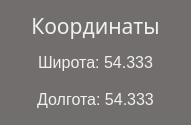
    <widget class="QFrame" name="weather_0_coords">
     <property name="geometry">
      <rect>
       <x>710</x>
       <y>140</y>
       <width>191</width>
       <height>125</height>
      </rect>
     </property>
     <property name="styleSheet">
      <string notr="true">background: #726E6E;
border-radius: 10px;</string>
     </property>
     <property name="frameShadow">
      <enum>QFrame::Raised</enum>
     </property>
     <layout class="QGridLayout" name="gridLayout_10">
      <item row="0" column="0">
       <layout class="QGridLayout" name="weather_0_coords_layout">
        <property name="leftMargin">
         <number>0</number>
        </property>
        <property name="topMargin">
         <number>0</number>
        </property>
        <property name="rightMargin">
         <number>0</number>
        </property>
        <property name="bottomMargin">
         <number>0</number>
        </property>
        <item row="0" column="0">
         <widget class="QLabel" name="weather_0_coords_title">
          <property name="font">
           <font>
            <family>Yu Gothic UI Semibold</family>
            <pointsize>16</pointsize>
           </font>
          </property>
          <property name="styleSheet">
           <string notr="true">color: rgba(255, 255, 255, 0.9);</string>
          </property>
          <property name="text">
           <string>Координаты</string>
          </property>
          <property name="alignment">
           <set>Qt::AlignCenter</set>
          </property>
         </widget>
        </item>
        <item row="1" column="0">
         <widget class="QLabel" name="weather_0_coords_lat">
          <property name="font">
           <font>
            <family>Yu Gothic UI</family>
            <pointsize>12</pointsize>
           </font>
          </property>
          <property name="styleSheet">
           <string notr="true">color: rgba(255, 255, 255, 0.9);</string>
          </property>
          <property name="text">
           <string>Широта: 54.333</string>
          </property>
          <property name="alignment">
           <set>Qt::AlignCenter</set>
          </property>
         </widget>
        </item>
        <item row="2" column="0">
         <widget class="QLabel" name="weather_0_coords_lon">
          <property name="font">
           <font>
            <family>Yu Gothic UI</family>
            <pointsize>12</pointsize>
           </font>
          </property>
          <property name="styleSheet">
           <string notr="true">color: rgba(255, 255, 255, 0.9);</string>
          </property>
          <property name="text">
           <string>Долгота: 54.333</string>
          </property>
          <property name="alignment">
           <set>Qt::AlignCenter</set>
          </property>
         </widget>
        </item>
       </layout>
      </item>
     </layout>
    </widget>
